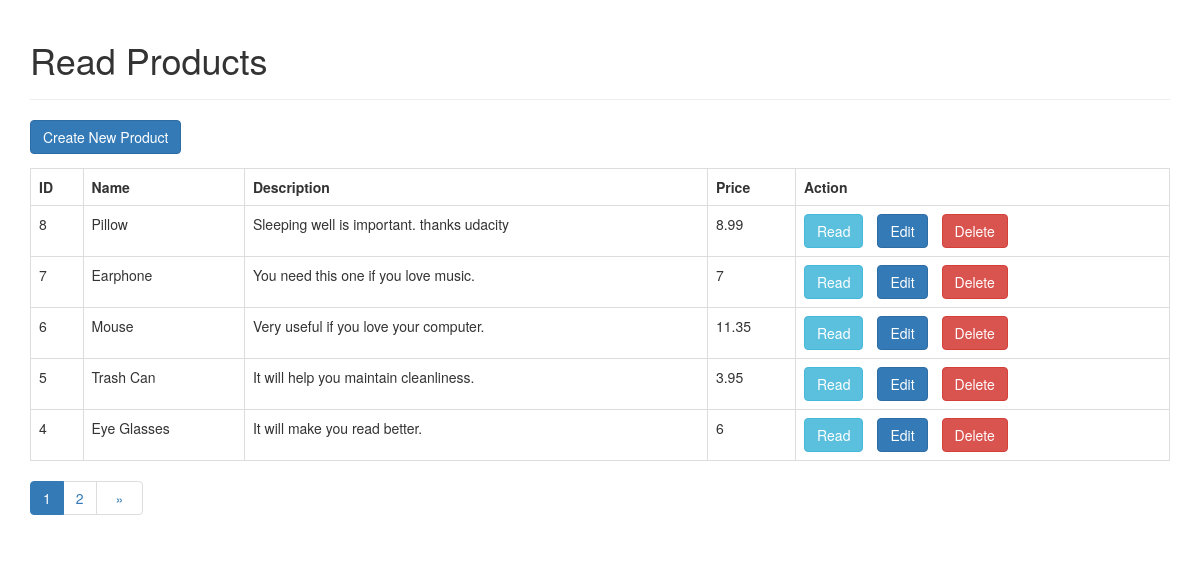
The page / on the database its author committed.
### tables this page shows
CREATE TABLE `products` (
  `id` int(11) NOT NULL,
  `name` varchar(128) NOT NULL,
  `description` text NOT NULL,
  `price` double NOT NULL,
  `created` datetime NOT NULL,
  `modified` timestamp NOT NULL DEFAULT CURRENT_TIMESTAMP ON UPDATE CURRENT_TIMESTAMP
);

### index.php (the view, shortened to what this page needs)
<!DOCTYPE HTML>
<html>
<head>
    <link rel="stylesheet" href="https://maxcdn.bootstrapcdn.com/bootstrap/3.3.7/css/bootstrap.min.css" />
</head>
<body>
    <div class="container">
        <div class="page-header">
            <h1>Read Products</h1>
        </div>
<?php
include 'config/database.php';
$page = isset($_GET['page']) ? $_GET['page'] : 1;
$records_per_page = 5;
$from_record_num = ($records_per_page * $page) - $records_per_page;
$query = "SELECT id, name, description, price FROM products ORDER BY id DESC
    LIMIT :from_record_num, :records_per_page";
$stmt = $con->prepare($query);
$stmt->bindParam(":from_record_num", $from_record_num, PDO::PARAM_INT);
$stmt->bindParam(":records_per_page", $records_per_page, PDO::PARAM_INT);
$stmt->execute();
$num = $stmt->rowCount();
echo "<a href='create.php' class='btn btn-primary m-b-1em'>Create New Product</a>";
if($num>0){
echo "<table class='table table-hover table-responsive table-bordered'>";
    echo "<tr>";
        echo "<th>ID</th>";
        echo "<th>Name</th>";
        echo "<th>Description</th>";
        echo "<th>Price</th>";
        echo "<th>Action</th>";
    echo "</tr>";
while ($row = $stmt->fetch(PDO::FETCH_ASSOC)){
    extract($row);
    echo "<tr>";
        echo "<td>{$id}</td>";
        echo "<td>{$name}</td>";
        echo "<td>{$description}</td>";
        echo "<td>{$price}</td>";
        echo "<td>";
            echo "<a href='read_one.php?id={$id}' class='btn btn-info m-r-1em'>Read</a>";
            echo "<a href='update.php?id={$id}' class='btn btn-primary m-r-1em'>Edit</a>";
            echo "<a href='#' onclick='delete_user({$id});'  class='btn btn-danger'>Delete</a>";
        echo "</td>";
    echo "</tr>";
}
echo "</table>";
$query = "SELECT COUNT(*) as total_rows FROM products";
$stmt = $con->prepare($query);
$stmt->execute();
$row = $stmt->fetch(PDO::FETCH_ASSOC);
$total_rows = $row['total_rows'];
$page_url="index.php?";
include_once "paging.php";
}
else{
    echo "<div class='alert alert-danger'>No records found.</div>";
}
?>
    </div>
</body>
</html>

### paging.php (shortened to what this page needs)
<?php
echo "<ul class='pagination pull-left margin-zero mt0'>";
$total_pages = ceil($total_rows / $records_per_page);
$range = 1;
$initial_num = $page - $range;
$condition_limit_num = ($page + $range)  + 1;
for ($x=$initial_num; $x<$condition_limit_num; $x++) {
    if (($x > 0) && ($x <= $total_pages)) {
        if ($x == $page) {
            echo "<li class='active'>";
                echo "<a href='javascript::void();'>{$x}</a>";
            echo "</li>";
        }
        else {
            echo "<li>";
                echo " <a href='{$page_url}page={$x}'>{$x}</a> ";
            echo "</li>";
        }
    }
}
if($page<$total_pages){
    $next_page = $page + 1;
    echo "<li>";
        echo "<a href='{$page_url}page={$next_page}'>";
            echo "<span style='margin:0 .5em;'>»</span>";
        echo "</a>";
    echo "</li>";
}
echo "</ul>";
?>

### index.php (style rules this page uses)
.m-r-1em { margin-right:1em; }
.m-b-1em { margin-bottom:1em; }
.mt0 { margin-top:0; }

### rows shown on the page
products: id "8", name "Pillow", description "Sleeping well is important. thanks udacity", price "8.99"
products: id "7", name "Earphone", description "You need this one if you love music.", price "7"
products: id "6", name "Mouse", description "Very useful if you love your computer.", price "11.35"
products: id "5", name "Trash Can", description "It will help you maintain cleanliness.", price "3.95"
products: id "4", name "Eye Glasses", description "It will make you read better.", price "6"
